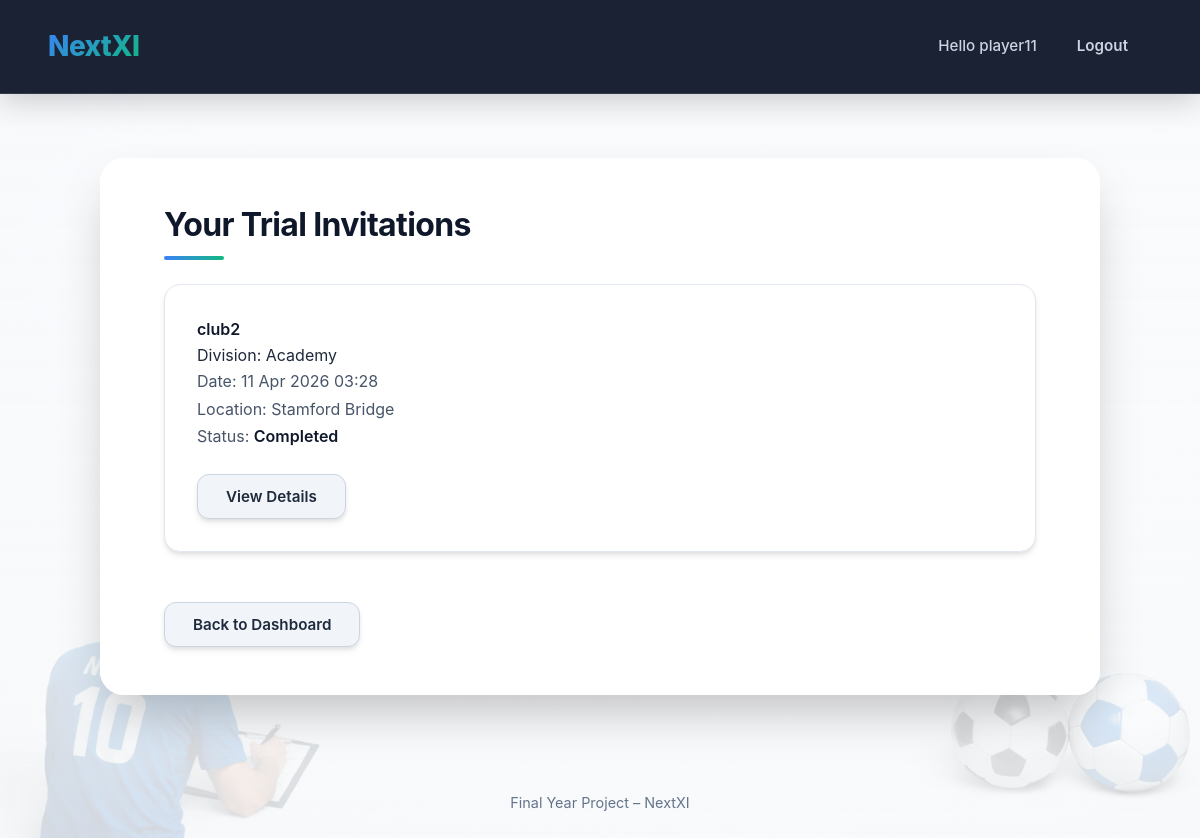
Page /player/trials/ (signed in) on the committed database.
### core/models.py (models this page shows, shortened)
class TrialRequest(models.Model):
    STATUS_CHOICES = [
        ("pending", "Pending"),
        ("accepted", "Accepted"),
        ("declined", "Declined"),
        ("completed", "Completed"),
    ]
    OUTCOME_CHOICES = [
        ("", "Not recorded"),
        ("offered", "Offered a place"),
        ("not_offered", "Not offered a place"),
        ("no_show", "Did not attend"),
    ]
    club = models.ForeignKey("Club", on_delete=models.CASCADE, related_name="trial_requests_sent")
    player = models.ForeignKey("Player", on_delete=models.CASCADE, related_name="trial_requests_received")
    trial_datetime = models.DateTimeField()
    location = models.CharField(max_length=255)
    notes = models.TextField(blank=True)
    status = models.CharField(max_length=20, choices=STATUS_CHOICES, default="pending")
    created_at = models.DateTimeField(auto_now_add=True)
    responded_at = models.DateTimeField(null=True, blank=True)
    attendance = models.BooleanField(null=True, blank=True)
    outcome = models.CharField(max_length=20, choices=OUTCOME_CHOICES, blank=True, default="")

class Club(models.Model):
    CLUB_DIVISIONS = [
        ("sunday_league", "Sunday League"),
        ("amateur", "Amateur"),
        ("semi_pro", "Semi-Professional"),
        ("academy", "Academy"),
        ("grassroots", "Grassroots"),
    ]
    CONTACT_PREFERENCES = [
        ("email", "Email"),
        ("phone", "Phone"),
    ]
    user = models.OneToOneField(User, on_delete=models.CASCADE)
    name = models.CharField(max_length=100)
    division = models.CharField(max_length=30, choices=CLUB_DIVISIONS)
    home_ground = models.CharField(max_length=100)
    contact_email = models.EmailField(blank=True)
    contact_phone = models.CharField(max_length=20, blank=True)
    contact_pref = models.CharField(max_length=20, choices=CONTACT_PREFERENCES)
    last_search_config = models.JSONField(null=True, blank=True)
    last_search_at = models.DateTimeField(null=True, blank=True)

### core/views.py (the view)
# urls.py: path("player/trials/", views.player_trials, name="player_trials"),
@login_required
def player_trials(request):
    if not hasattr(request.user, "player"):
        return redirect("home")
    player = Player.objects.get(user=request.user)
    trials = TrialRequest.objects.filter(
        player=player
    ).select_related("club").order_by("-created_at")
    return render(request, "core/player_trials.html", {
        "trials": trials
    })

### core/templates/core/player_trials.html
{% extends "core/base.html" %}
{% load tz %}
{% block content %}
<h2>Your Trial Invitations</h2>
{% if trials %}
    {% for trial in trials %}
        <div class="card">
            <strong>{{ trial.club.name }}</strong><br>
            Division: {{ trial.club.get_division_display }}<br>
            <p>
                Date: {{ trial.trial_datetime|localtime|date:"d M Y H:i" }}<br>
                Location: {{ trial.location }}<br>
                Status: <strong>{{ trial.get_status_display }}</strong>
            </p>
            {% if trial.status == "pending" %}
                <a href="{% url 'trial_detail' trial.id %}" class="btn btn-blue">
                    View & Respond
                </a>
            {% else %}
                <a href="{% url 'trial_detail' trial.id %}" class="btn btn-gray">
                    View Details
                </a>
            {% endif %}
        </div>
        <br>
    {% endfor %}
{% else %}
    <p>No trial invitations yet.</p>
{% endif %}
<a href="{% url 'player_dashboard' %}" class="btn btn-gray">Back to Dashboard</a>
{% endblock %}

### core/templates/core/base.html (shortened to what this page needs)
{% load static %}
<!DOCTYPE html>
<html lang="en">
<head>
    <link rel="stylesheet" href="{% static 'core/style.css' %}">
</head>
<body>
    <div class="navbar">
        <div class="nav-left">
            {% if user.is_authenticated %}
                {% if user.player %}
                    <a href="{% url 'player_dashboard' %}" class="brand">NextXI</a>
                {% elif user.club %}
                    <a href="{% url 'club_dashboard' %}" class="brand">NextXI</a>
                {% else %}
                    <a href="{% url 'home' %}" class="brand">NextXI</a>
                {% endif %}
            {% else %}
                <a href="{% url 'home' %}" class="brand">NextXI</a>
            {% endif %}
        </div>
        <div class="nav-right">
            {% if user.is_authenticated %}
                <span class="welcome">Hello {{ user.username }}</span>
                <a href="{% url 'logout' %}" class="nav-link">Logout</a>
            {% else %}
                <a href="{% url 'login' %}" class="nav-link">Login</a>
                <a href="{% url 'register' %}" class="nav-link btn-primary">Register</a>
            {% endif %}
        </div>
    </div>
    <div class="container">
        {% block content %}{% endblock %}
    </div>
    <div class="footer">
        Final Year Project – NextXI
    </div>
</body>
</html>

### rows in the picture
TrialRequest: club.name "club2", club.division "Academy", trial_datetime "11 Apr 2026 03:28", location "Stamford Bridge", status "Completed", shows "View Details"

### other values in the picture
{{ user.username }} "player11"
